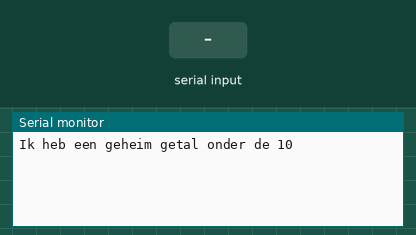
A sketch run on a simulated Arduino Uno, built with avr-gcc and run on an emulated ATmega328P. Parts: the last lines printed to the serial monitor. The test bench sets the inputs (shaded band).

Above: at 1.2 s.
1.3 s: "90,45\n" received over Serial
At 2.0 s:
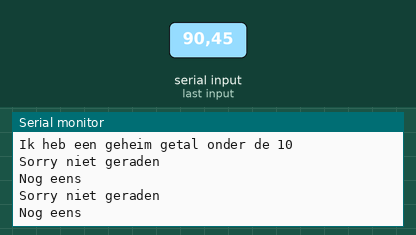
2.8 s: "4\n" received over Serial
At 3.6 s:
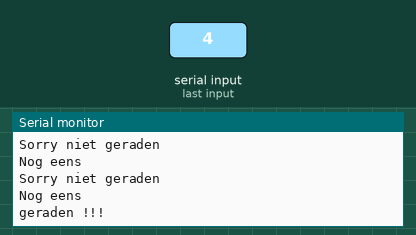

Measured:
- after the input at 1.3 s, the serial monitor: prints a new line at once (image 1)
- after the input at 2.8 s, the serial monitor: prints a new line at once (image 2)

The sketch:

Serail_if_else.ino
```cpp
/* Cursus microprocessoren
Riekus Bennink
AV de Glasbaars
*/

void setup() {
  //Hier zetten we de baud rate van de USB/Com poort
  Serial.begin(9600);
  Serial.println("Ik heb een geheim getal onder de 10 ");
}

void loop() {
  // Als ik wat ontvangen heb dan ga ik dat terug zenden
  if (Serial.available()) {
    int ontvangen = Serial.parseInt(); // Wat ik heb ontvangen maak ik een integer
    if (ontvangen == 4 ) {
      // Als ik 4 heb ontvangen dan doe ik dit
      Serial.println("geraden !!!");
    } else {
      // anders doe ik dat
      Serial.println("Sorry niet geraden");
      Serial.println("Nog eens ");
    }
  }

  // wat moet ik nog meer doen
}

// Maak nu zelf een leuk welkomsbericht
// bv Hallo wat is je leuk dat je meedoet met de cursus
```
